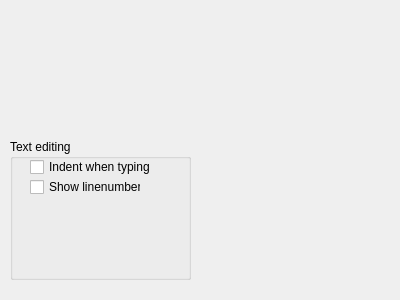
<?xml version="1.0" encoding="UTF-8"?>
<ui version="4.0">
 <class>GeneralSettingsTab</class>
 <widget class="QWidget" name="GeneralSettingsTab">
  <property name="geometry">
   <rect>
    <x>0</x>
    <y>0</y>
    <width>400</width>
    <height>300</height>
   </rect>
  </property>
  <property name="windowTitle">
   <string>Form</string>
  </property>
  <widget class="QGroupBox" name="groupBox">
   <property name="geometry">
    <rect>
     <x>10</x>
     <y>139</y>
     <width>181</width>
     <height>141</height>
    </rect>
   </property>
   <property name="title">
    <string>Text editing</string>
   </property>
   <widget class="QCheckBox" name="showLineNumbers">
    <property name="geometry">
     <rect>
      <x>20</x>
      <y>20</y>
      <width>121</width>
      <height>16</height>
     </rect>
    </property>
    <property name="text">
     <string>Indent when typing</string>
    </property>
   </widget>
   <widget class="QCheckBox" name="checkBox">
    <property name="geometry">
     <rect>
      <x>20</x>
      <y>40</y>
      <width>111</width>
      <height>16</height>
     </rect>
    </property>
    <property name="text">
     <string>Show linenumbers</string>
    </property>
   </widget>
  </widget>
 </widget>
 <resources/>
 <connections/>
</ui>
